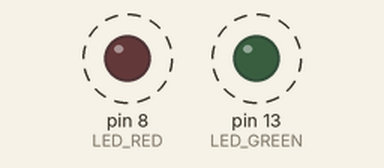
Recording of a program running on a simulated Arduino Uno, built with avr-gcc and run on an emulated ATmega328P. Shown: output pins drawn as LEDs (lit = HIGH). Dashed ring = blinking.

Above: at 0.12 s.
Timing chart, 0 to 3.0 s (numbered marks = the images above):
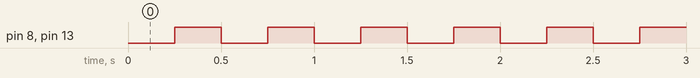

Measured:
- by itself, pin 8 (LED_RED), pin 13 (LED_GREEN): alternates HIGH for 0.25 s and LOW for 0.25 s

The program:

main.cpp
```cpp
// (licence header left out)
/* Defines -----------------------------------------------------------*/
#define LED_GREEN PB5   // PB5 is AVR pin where green on-board LED
#define LED_RED PB0
                        // is connected
#define SHORT_DELAY 250 // Delay in milliseconds
#ifndef F_CPU
# define F_CPU 16000000 // CPU frequency in Hz required for delay funcs
#endif

/* Includes ----------------------------------------------------------*/
#include <avr/io.h>     // AVR device-specific IO definitions
#include <util/delay.h> // Functions for busy-wait delay loops


// -----
// This part is needed to use Arduino functions but also physical pin
// names. We are using Arduino-style just to simplify the first lab.
#include "Arduino.h"
#define PB5 13          // In Arduino world, PB5 is called "13"
#define PB0 8
// -----


/* Function definitions ----------------------------------------------*/
/**********************************************************************
 * Function: Main function where the program execution begins
 * Purpose:  Toggle one LED and use delay library.
 * Returns:  none
 **********************************************************************/
int main(void)
{
    uint8_t led_value = LOW;  // Local variable to keep LED status

    // Set pin where on-board LED is connected as output
    pinMode(LED_GREEN, OUTPUT);
    pinMode(LED_RED, OUTPUT);

    // Infinite loop
    while (1)
    {
        // Change LED value
        if (led_value == LOW)
            led_value = HIGH;
        else
            led_value = LOW;

        // Pause several milliseconds
        _delay_ms(SHORT_DELAY);
        // Turn ON/OFF on-board LED
        digitalWrite(LED_GREEN, led_value);
        digitalWrite(LED_RED, led_value);
    }

    // Will never reach this
    return 0;
}
```
